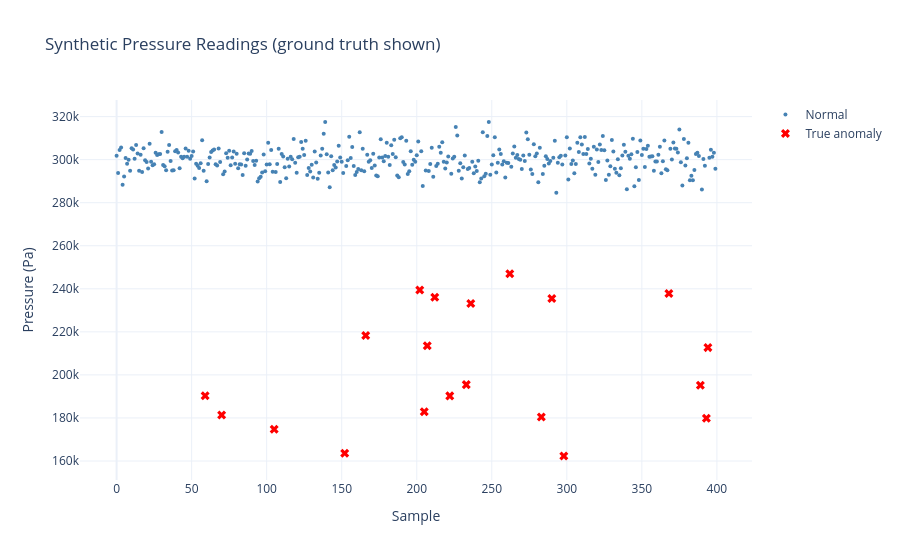

Notebook cell for this chart:
### Code cell
fig = go.Figure()
normal = sensor_df[~sensor_df['is_true_anomaly']]
anomalies = sensor_df[sensor_df['is_true_anomaly']]
fig.add_trace(go.Scatter(x=normal['sample'], y=normal['pressure_Pa'], mode='markers',
                          marker=dict(size=4, color='steelblue'), name='Normal'))
fig.add_trace(go.Scatter(x=anomalies['sample'], y=anomalies['pressure_Pa'], mode='markers',
                          marker=dict(size=8, color='red', symbol='x'), name='True anomaly'))
fig.update_layout(title='Synthetic Pressure Readings (ground truth shown)',
                   xaxis_title='Sample', yaxis_title='Pressure (Pa)', template='plotly_white')
fig.show()

### Figure 1 — Plotly figure (JSON) as saved in the notebook; plotly's stock layout.template omitted (floating-point values rounded to 4 significant figures; data arrays with more than 128 entries replaced by an {"elided": "..."} marker saying what was removed)
{"data": [{"marker": {"color": "steelblue", "size": 4}, "mode": "markers", "name": "Normal", "type": "scatter", "x": {"elided": "380 int values"}, "y": {"elided": "380 float values"}}, {"marker": {"color": "red", "size": 8, "symbol": "x"}, "mode": "markers", "name": "True anomaly", "type": "scatter", "x": [59, 70, 105, 152, 166, 202, 205, 207, 212, 222, 233, 236, 262, 283, 290, 298, 368, 389, 393, 394], "y": [190300.0, 181300.0, 174700.0, 163600.0, 218300.0, 239500.0, 182900.0, 213600.0, 236100.0, 190300.0, 195500.0, 233100.0, 247000.0, 180400.0, 235500.0, 162300.0, 237800.0, 195200.0, 179900.0, 212700.0]}], "layout": {"title": {"text": "Synthetic Pressure Readings (ground truth shown)"}, "xaxis": {"title": {"text": "Sample"}}, "yaxis": {"title": {"text": "Pressure (Pa)"}}}}
